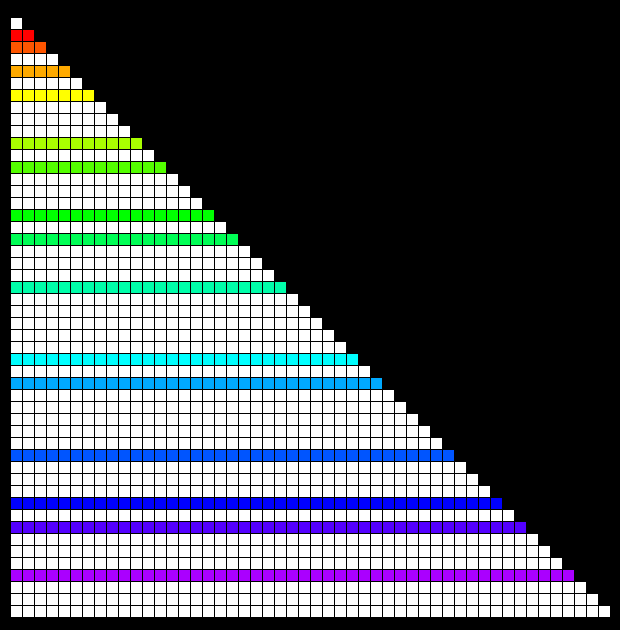
Frame 1 (no input)
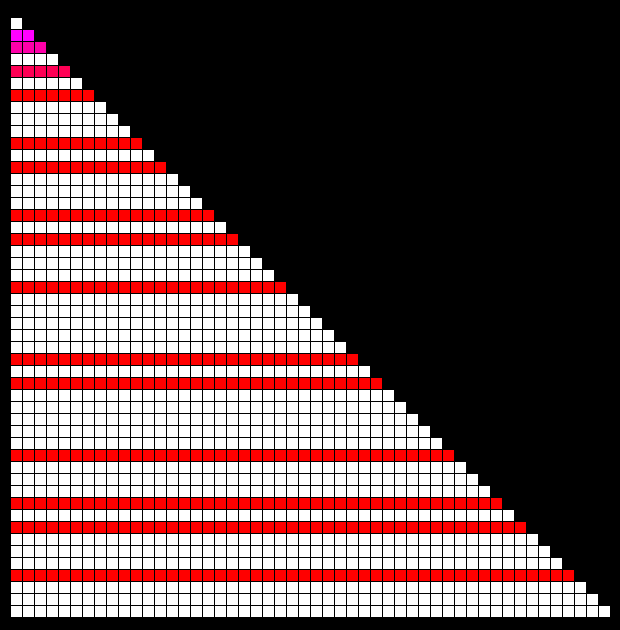
Frame 2 (the mouse pressed at the canvas centre, redrawn once)

The Processing sketch that drew these frames (run headless with seeded random() and noise(); the mouse was pressed at the canvas centre and the sketch redrawn once):

// Processing sketch: processing_47792
// ── processing_47792.pde

int n = 50;
int [] p = new int[100];
int q = 0;
int divisor;
int c = 0;

void setup() {
  size(620, 630);
  background(0);
  smooth();

  prime_number();

  noLoop();
}

void draw() {
  colorMode(HSB, 360, 100, 100);
  for (int i = 1; i <= 50;i++) {
    for (int j = 0; j < i;j++) {
      if (i == p[j]) {
        fill(c*10, 100, 100);
        c += 2;
        break;
      }
      else {
        fill(0, 0, 100);
      }
    }
    for (int k = 0; k < i;k++) {
      rect(k*12+10, 12*i+5, 12, 12);
    }
  }

  if (c > 36) {
    c = 0;
  }
}


void prime_number() {
  for (int i = 1; i <= n; i++) {
    divisor = 0;
    for (int j = 1; j <= i; j++) {
      if (i % j == 0) {
        divisor++;
      }
    }
    if (divisor == 2) {
      p[q] = i;
      q++;
    }
  }
}
